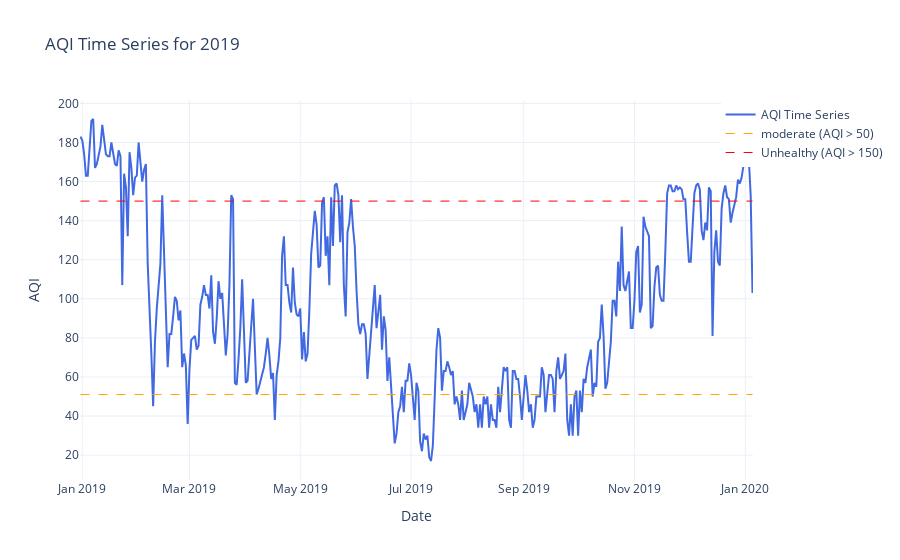

Here is the notebook cell this chart was saved with:
### Code cell
# First read the CSV file into a DataFrame
data_2019 = pd.read_csv('../data/year_2019/Kathmandu_2019.csv')

# Then pass the DataFrame to the function
aqi_2021 = plot_aqi_time_series(data_2019, '2019')

### Figure 1 — Plotly figure (JSON) as saved in the notebook; plotly's stock layout.template omitted (floating-point values rounded to 4 significant figures; data arrays with more than 128 entries replaced by an {"elided": "..."} marker saying what was removed)
{"data": [{"line": {"color": "royalblue", "width": 2}, "mode": "lines", "name": "AQI Time Series", "type": "scatter", "x": {"elided": "371 str values"}, "y": {"elided": "371 float values"}}, {"line": {"color": "orange", "dash": "dash", "width": 1}, "mode": "lines", "name": "moderate (AQI > 50)", "type": "scatter", "x": [null], "y": [null]}, {"line": {"color": "red", "dash": "dash", "width": 1}, "mode": "lines", "name": "Unhealthy (AQI > 150)", "type": "scatter", "x": [null], "y": [null]}], "layout": {"legend": {"orientation": "v", "x": 1.2, "xanchor": "right", "y": 1, "yanchor": "top"}, "shapes": [{"line": {"color": "orange", "dash": "dash", "width": 1}, "type": "line", "x0": "2018-12-31T00:00:00", "x1": "2020-01-05T00:00:00", "y0": 51, "y1": 51}, {"line": {"color": "red", "dash": "dash", "width": 1}, "type": "line", "x0": "2018-12-31T00:00:00", "x1": "2020-01-05T00:00:00", "y0": 150, "y1": 150}], "title": {"text": "AQI Time Series for 2019"}, "xaxis": {"title": {"text": "Date"}}, "yaxis": {"title": {"text": "AQI"}}}}
